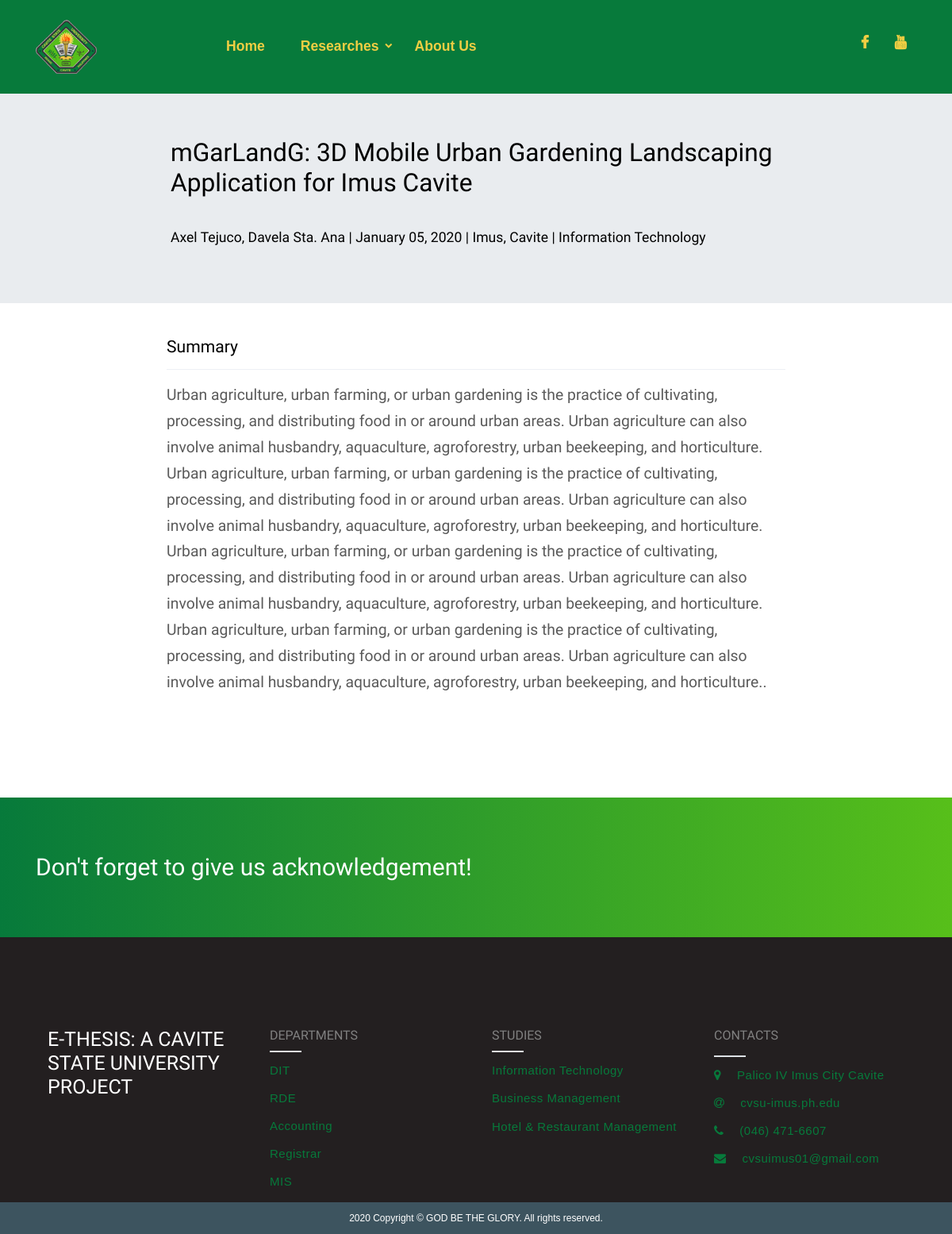
/research_info.php?research_code=100014, run on the app's committed database.
### tables this page shows
CREATE TABLE `research_files` (
  `research_code` int(10) NOT NULL,
  `thesis_title` varchar(200) NOT NULL,
  `author` varchar(50) NOT NULL,
  `date_of_research` date NOT NULL,
  `place_of_study` varchar(50) NOT NULL,
  `summary` varchar(2000) NOT NULL,
  `tags` varchar(100) NOT NULL,
  `department` varchar(50) DEFAULT NULL
);

CREATE TABLE `departments` (
  `department_id` varchar(10) DEFAULT NULL,
  `department_name` varchar(50) DEFAULT NULL
);

### research_info.php (the view, shortened to what this page needs)
<!DOCTYPE html>
<html lang="en">
<head>
    <?php
        include "dependencies(css).php";
    ?>
</head>
<body data-spy="scroll" data-target=".site-navbar-target" data-offset="300">
    <div class="site-wrap">
        <?php include "header.php"; include "DBconn.php";?>
        <div class="top-spacing"></div>
        <?php
        if(isset($_GET['research_code'])){
            $research_code = $_GET['research_code'];
            $sql = "SELECT r.research_code, r.thesis_title, r.author, DATE_FORMAT(r.date_of_research, '%M %d, %Y') as date_of_research, r.place_of_study, r.summary, r.tags, d.department_name as department from research_files as r inner join departments as d ON r.department = d.department_id where r.research_code = $research_code";
            $result = mysqli_query($conn,$sql);
            if(mysqli_num_rows($result) > 0){
                while ($row = mysqli_fetch_array($result)) { ?>
                    <div class="jumbotron jumbotron-fluid headline-banner">
                        <div class="container col-lg-8">
                            <h1 class="display-4 header-title"><?php echo $row['thesis_title']; ?></h1>
                            <h2 class="lead header-subtitle"><?php echo $row['author']; ?> | <?php echo $row['date_of_research']; ?> | <?php echo $row['place_of_study']; ?> | <?php echo $row['department']; ?></h2>
                        </div>
                    </div>
                    <div class="col-lg-8 info-body">
                        <h2 class="lead header-summary">Summary</h2>
                        <div class="border-top my-3"></div>
                        <h2 class="lead header-paragraph"><?php echo $row['summary']; ?>.</h2>
                    </div>
                <?php
                }
            }
            else { ?>
                <div class="col-lg-12 error-body" style="height: 500px;">
                    <h2 class="lead header-summary error-msg">No results</h2>
                </div>
            <?php
            }
        }
        else { ?>
            <div class="col-lg-12 error-body" style="height: 500px;">
                <h2 class="lead header-summary error-msg">No results</h2>
            </div>
        <?php
        }
        ?>
        <div class="top-spacing"></div>
        <div class="call-to-action-area">
        <div class="container">
            <div class="row">
                <div class="col-12">
                    <div class="cta-content d-flex align-items-center justify-content-between flex-wrap">
                        <h3>Don't forget to give us acknowledgement!</h3>
                    </div>
                </div>
            </div>
        </div>
    </div>
    <?php include "footer.php"; ?>
</body>
</html>

### css/style.css (style rules this page uses)
body { line-height: 1.7; color: gray; font-weight: 300; font-size: 1.1rem; }
h1, h2, h3, h4, h5, .h1, .h2, .h3, .h4, .h5 { font-family: "Muli", -apple-system, BlinkMacSystemFont, "Segoe UI", Roboto, "Helvetica Neue", Arial, sans-serif, "Apple Color Emoji", "Segoe UI Emoji", "Segoe UI Symbol", "Noto Color Emoji"; }
.site-wrap:before { display: none; -webkit-transition: .3s all ease-in-out; -o-transition: .3s all ease-in-out; transition: .3s all ease-in-out; background: rgba(0, 0, 0, 0.6); content: ""; position: absolute; z-index: 2000; top: 0; left: 0; right: 0; bottom: 0; opacity: 0; visibility: hidden; }
.border-top { border-top: 1px solid #edf0f5 !important; }

### style.css (style rules this page uses)
.headline-banner { height: 35%; background: grey, }
.top-spacing, .inner-spacing { height: 110px; }
.header-title { color: black !important; font-weight: 500; font-size: 180%; margin-bottom: 5%; }
.header-subtitle { color: rgb(1, 1, 1) !important; font-weight: 400; font-size: 100%; }
.header-summary { color: rgb(1, 1, 1) !important; font-weight: 400; font-size: 120%; }
.header-paragraph { color: rgb(90, 90, 90) !important; font-weight: 400; font-size: 110%; line-height: 170%; }
.info-body { margin: auto; padding: 10px; }
.call-to-action-area { position: relative; z-index: 1; background: #61ba6d; background: -webkit-linear-gradient(to right, rgba(7, 122, 59, 1), rgba(87, 191, 26, 1)); background: linear-gradient(to right, rgba(7, 122, 59, 1), rgba(87, 191, 26, 1)); padding: 70px 0; }
.call-to-action-area .cta-content h3 { font-size: 30px; color: #ffffff; margin-bottom: 0; }

### designfooter.php (style rules this page uses)
* { margin: 0; padding: 0; font-family: sans-serif; }

### data on the page
research_files: thesis_title "mGarLandG: 3D Mobile Urban Gardening Landscaping Application for Imus Cavite", author "Axel Tejuco, Davela Sta. Ana", date_of_research "January 05, 2020", place_of_study "Imus, Cavite", departments.department_name "Information Technology", summary "Urban agriculture, urban farming, or urban gardening is the practice of cultivating, processing, and distributing food in or around urban areas. Urban agriculture can also involve animal husbandry, aquaculture, agroforestry, urban beekeeping, and horticulture. Urban agriculture, urban farming, or urban gardening is the practice of cultivating, processing, and distributing food in or around urban areas. Urban agriculture can also involve animal husbandry, aquaculture, agroforestry, urban beekeeping, and horticulture. Urban agriculture, urban farming, or urban gardening is the practice of cultivating, processing, and distributing food in or around urban areas. Urban agriculture can also…"
